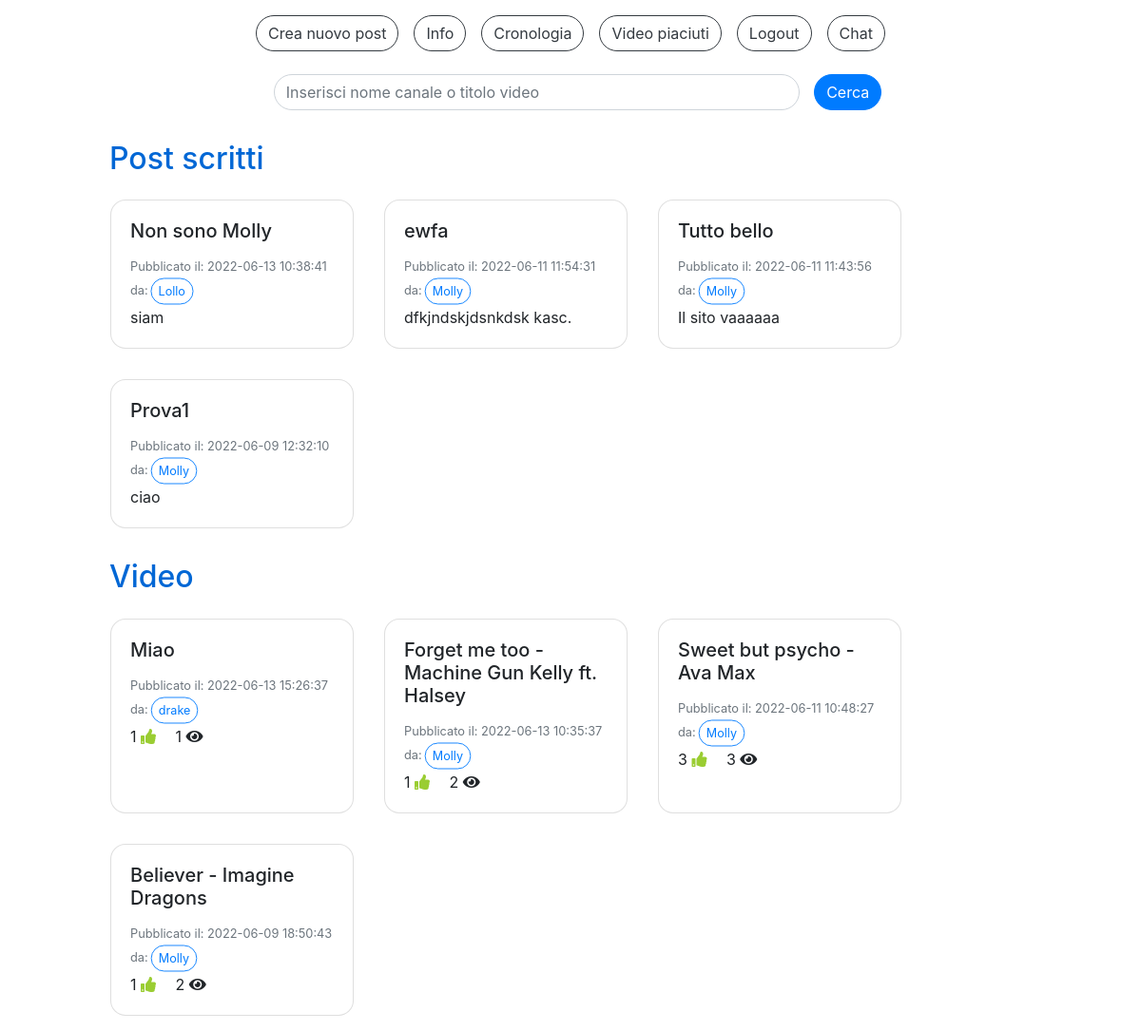
/home.php (signed in), run on an earlier commit of the app's database.
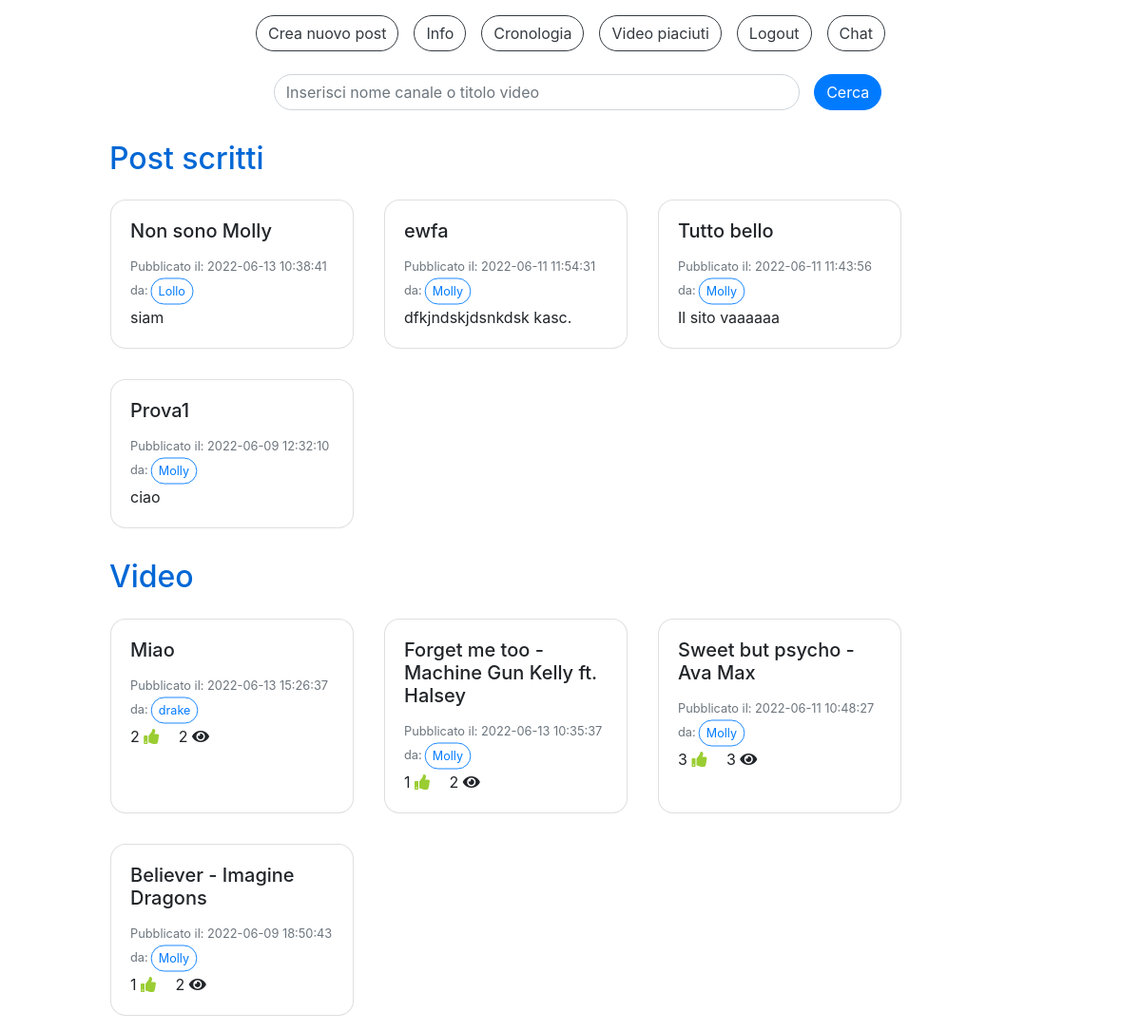
And on a later commit of the database.
### tables this page shows
CREATE TABLE `post_scritti` (
  `IdPost` int(11) NOT NULL,
  `Titolo` varchar(40) NOT NULL,
  `DataPubblicazione` datetime NOT NULL DEFAULT CURRENT_TIMESTAMP,
  `TestoPost` varchar(400) NOT NULL,
  `IdAccount` int(11) NOT NULL
);

CREATE TABLE `accounts` (
  `IdAccount` int(11) NOT NULL,
  `Username` varchar(40) NOT NULL,
  `Mail` varchar(40) NOT NULL,
  `Password` varchar(100) NOT NULL,
  `Canale` tinyint(1) NOT NULL,
  `NumeroIscritti` int(11) DEFAULT NULL
);

CREATE TABLE `video` (
  `IdVideo` int(11) NOT NULL,
  `Titolo` varchar(100) NOT NULL,
  `SorgenteVideo` varchar(300) NOT NULL,
  `DataPubblicazione` datetime NOT NULL DEFAULT CURRENT_TIMESTAMP,
  `NumeroLike` int(11) NOT NULL DEFAULT '0',
  `NumeroVisualizzazioni` int(11) NOT NULL DEFAULT '0',
  `IdAccount` int(11) NOT NULL
);

### check_canale.php (called while the page is built, shortened)
<?php
  include("db.php");
  $sql="SELECT * FROM Accounts WHERE IdAccount=?";
  $query=$db->prepare($sql);
  $dati=array($_SESSION["loginID"]);
  $query->execute($dati);
  $ris=$query->fetchAll();
  foreach($ris as $row) {
    $canale=$row["Canale"];
  }
?>

### home.php (the view, shortened to what this page needs)
<!DOCTYPE html>
<html>
<head>
  <link rel="stylesheet" href="css/style.css">
  <link rel="stylesheet" href="css/custom_style.css">
</head>
<body>
  <?php
    include("db.php");
    include("check_canale.php");
  ?>
  <div class="container-fluid pt-3">
    <div class="row justify-content-center">
      <?php
        if($canale) {
          echo '<button type="button" class="btn btn-outline-dark mr-3" onclick="location.href=\'create_post.php\'">Crea nuovo post</button>';
        }
      ?>
      <button type="button" class="btn btn-outline-dark mr-3" onclick="location.href='info.php'">Info</button>
      <button type="button" class="btn btn-outline-dark mr-3" onclick="location.href='cronologia.php'">Cronologia</button>
      <button type="button" class="btn btn-outline-dark mr-3" onclick="location.href='video_piaciuti.php'">Video piaciuti</button>
      <button type="button" class="btn btn-outline-dark mr-3" onclick="location.href='logout.php'">Logout</button>
      <button type="button" class="btn btn-outline-dark" onclick="location.href='chat.php'">Chat</button>
    </div>
    <div class="row justify-content-center">
      <div id="homePosts" class="col-10">
        <form method="POST" class="mt-2" style="width: 100%" action="ricerca.php">
          <div class="row align-items-center justify-content-center">
            <div class="form-group col-7 mt-3">
              <input type="text" id="cerca" class="form-control" name="cerca" placeholder="Inserisci nome canale o titolo video" required>
            </div>
            <button id="bottoneCerca" class="btn btn-primary" value="">Cerca</button>
          </div>
        </form>
        <h2 class="titleText mt-3">Post scritti</h2>
        <div id="postScritti" class="row">
        <?php
          $sql="SELECT * FROM Post_Scritti s, Accounts a WHERE a.IdAccount=s.IdAccount ORDER BY DataPubblicazione DESC LIMIT 4";
          $query=$db->prepare($sql);
          $query->execute();
          $ris=$query->fetchAll();
          foreach($ris as $row) {
            echo '<div class="card m-3" style="width: 16rem;">
                    <div class="card-body">
                      <h5 class="card-title">'. $row["Titolo"] .'</h5>
                      <p class="card-text">
                        <small class="text-muted">Pubblicato il: '. $row["DataPubblicazione"] .'<br>da:<button type="button" class="btn btn-outline-primary btn-sm mini" onclick="location.href=\'canale.php?canale='. $row["Username"] .'\'">'. $row["Username"] .'</button></small><br>
                        '. $row["TestoPost"] .'<br>
                      </p>
                    </div>
                  </div>';
          }
        ?>
        </div>
        <h2 class="titleText mt-3">Video</h2>
        <div id="postVideo" class="row">
        <?php
          $sql="SELECT * FROM Video v JOIN Accounts a ON v.IdAccount=a.IdAccount ORDER BY DataPubblicazione DESC LIMIT 12";
          $query=$db->prepare($sql);
          $query->execute();
          $ris=$query->fetchAll();
          foreach($ris as $row) {
            $sql="SELECT * FROM Video v, Visualizzazioni vis, Accounts a WHERE v.IdVideo=vis.IdVideo AND a.IdAccount=vis.IdAccount AND vis.IdAccount=? AND vis.IdVideo=?";
            $query=$db->prepare($sql);
            $dati=array($_SESSION["loginID"], $row["IdVideo"]);
            $query->execute($dati);
            $risVis=$query->fetchAll();
            $tempoVis=-1;
            $creator=$row["Username"];
            foreach($risVis as $vis) {
              $tempoVis=$vis["TempoVisualizzazione"];
            }
            echo '<div class="card card-video m-3" style="width: 16rem;">
                    <div class="card-body card-video" onclick="cardOnClick(\''. $row["IdVideo"] .'\',\''. $row["Titolo"] .'\',\''. $row["SorgenteVideo"] .'\',\''. $tempoVis .'\',\''. $creator .'\')">
                      <h5 class="card-title card-video">'. $row["Titolo"] .'</h5>
                      <p class="card-text card-video">
                        <small class="text-muted">Pubblicato il: '. $row["DataPubblicazione"] .'<br>da:<button type="button" class="btn btn-outline-primary btn-sm mini">'. $creator .'</button></small><br>
                        '. $row["NumeroLike"] .' <i class="fa fa-thumbs-up mr-3"></i>
                        '. $row["NumeroVisualizzazioni"] .' <i class="fa fa-eye"></i>
                      </p>
                    </div>
                  </div>';
          }
        ?>
        </div>
      </div>
    </div>
  </div>
</body>
</html>

### css/custom_style.css (style rules this page uses)
* { transition: 0.4s; }
div, h2, p { cursor: default; }
.card-video { cursor: pointer; }
.fa-thumbs-up { color: yellowgreen; }
body { height: 100vh; overflow: auto; }
.btn,.form-control { border-radius: 2rem; }
.mini { transform: scale(0.9); }
.card { border-radius: 1rem; }
.titleText { color: #0067d5; }

What changed in the data, as far as the page shows it:
changed video "Miao": NumeroLike "1" → "2"; NumeroVisualizzazioni "1" → "2"
